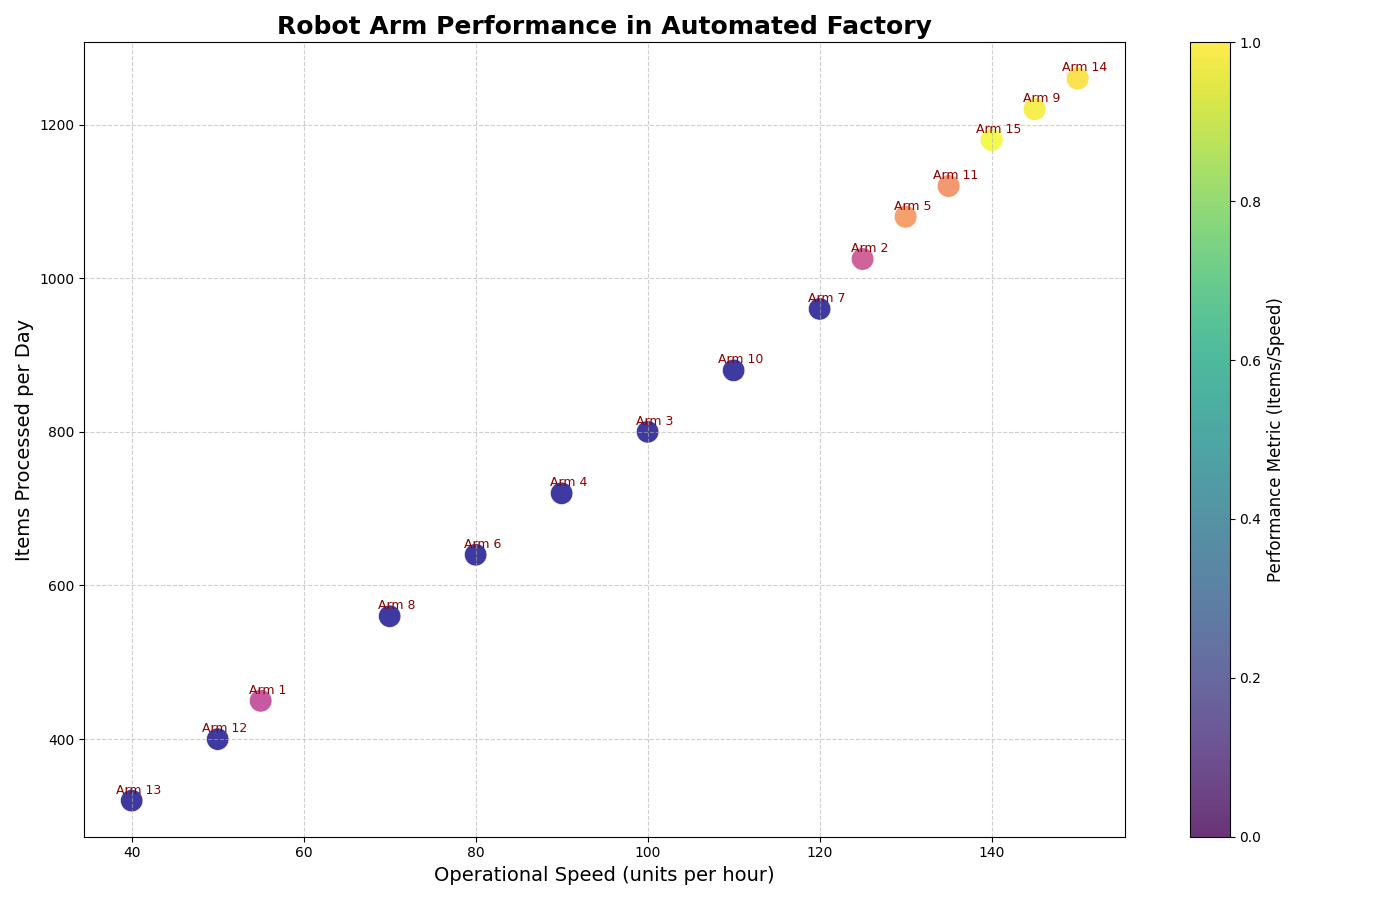

Write the Python code that produced this figure.
import matplotlib.pyplot as plt
import numpy as np

# Data with modified order to preserve the dimensional structure
robot_ids = np.arange(1, 16)
operational_speeds = np.array([55, 125, 100, 90, 130, 80, 120, 70, 145, 110, 135, 50, 40, 150, 140])
items_processed = np.array([450, 1025, 800, 720, 1080, 640, 960, 560, 1220, 880, 1120, 400, 320, 1260, 1180])

performance_metric = items_processed / operational_speeds
colors = plt.cm.plasma((performance_metric - performance_metric.min()) / (performance_metric.max() - performance_metric.min()))

# Scatter plotting
plt.figure(figsize=(14, 9))
sc = plt.scatter(operational_speeds, items_processed, 
                 c=colors, s=100 + performance_metric * 20, 
                 alpha=0.8, edgecolors='w', linewidth=0.5, cmap='plasma')

# Title and labels
plt.title("Robot Arm Performance in Automated Factory", fontsize=18, fontweight='bold')
plt.xlabel("Operational Speed (units per hour)", fontsize=14)
plt.ylabel("Items Processed per Day", fontsize=14)

# Adding legend based on performance metric
cbar = plt.colorbar(sc)
cbar.set_label('Performance Metric (Items/Speed)', fontsize=12)

# Annotate each point with the robot ID
for i, txt in enumerate(robot_ids):
    plt.annotate(f"Arm {txt}", (operational_speeds[i], items_processed[i]), 
                 textcoords="offset points", xytext=(5, 5), ha='center', fontsize=9, color='darkred')

# Adding grid for better visualization
plt.grid(True, linestyle='--', alpha=0.6)

# Ensuring layout adjusts automatically
plt.tight_layout()

# Showing the plot
plt.show()
